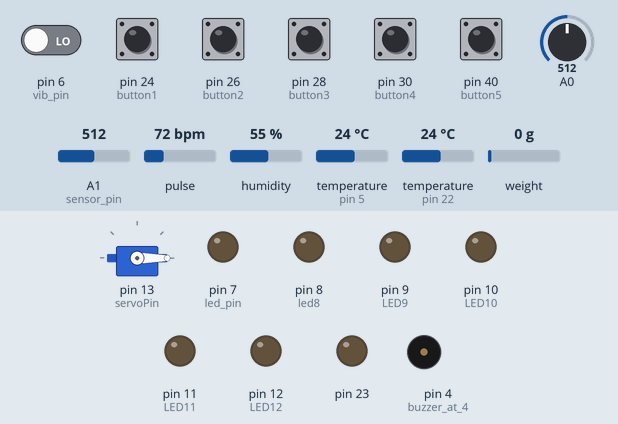
A sketch run on a simulated Arduino Mega 2560, built with avr-gcc and run on an emulated ATmega2560. Parts: servo, output pins drawn as LEDs (lit = HIGH), buzzer (waves = sounding, pin HIGH). Inputs (shaded band) come from the test bench; at power-on: pin 6 (vib_pin), pin 24 (button1), pin 26 (button2), pin 28 (button3), pin 30 (button4), pin 40 (button5) LOW, pulse 72 bpm, A1 (sensor_pin) = 512, temperature (sensors on pin 5, pin 22) 24 °C, A0 = 512, humidity 55 %, weight on the scale 0 g. What the sketch prints to the serial monitor is not drawn.

Above: at 2.2 s.
2.3 s: pulse set to 62 bpm
14.5 s: pulse set to 57 bpm
At 18.0 s:
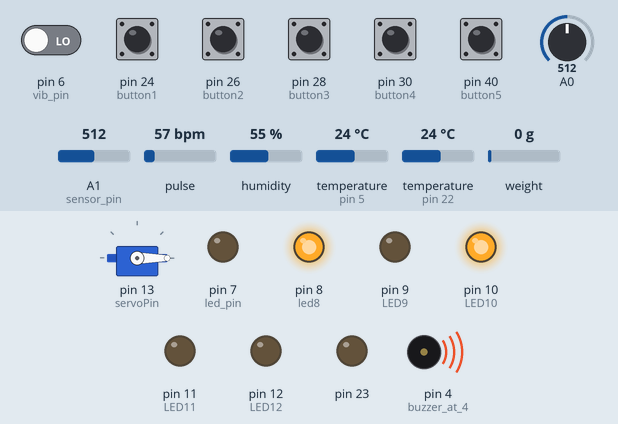
28.5 s: A1 (sensor_pin) set to 29
31.9 s: A1 (sensor_pin) set to 22
At 40.4 s:
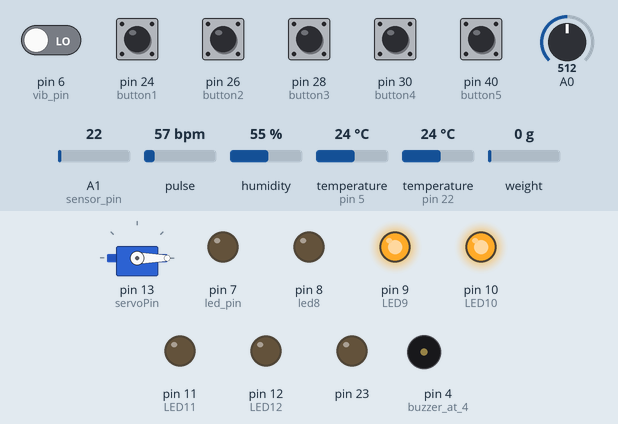
42.5 s: temperature (sensor on pin 5) set to 41 °C
At 50.2 s:
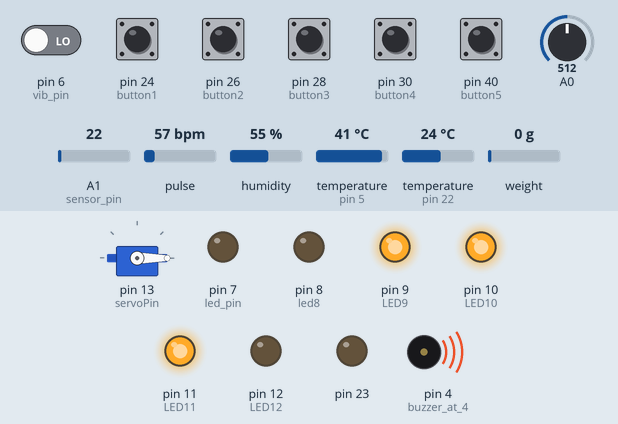
52.8 s: pin 6 (vib_pin) driven HIGH
At 56.7 s:
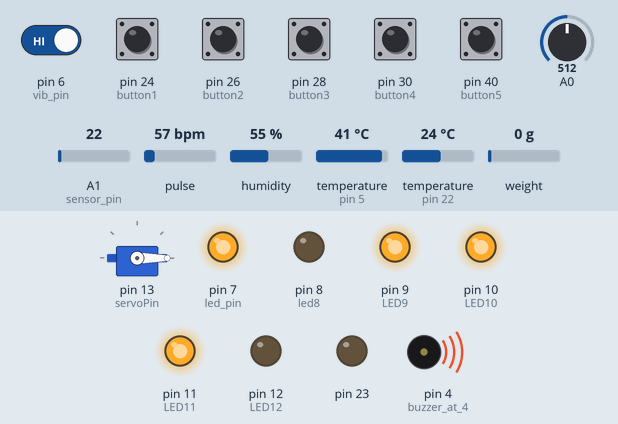
Timing chart, 0 to 60.8 s (numbered marks = the images above; inputs shaded):
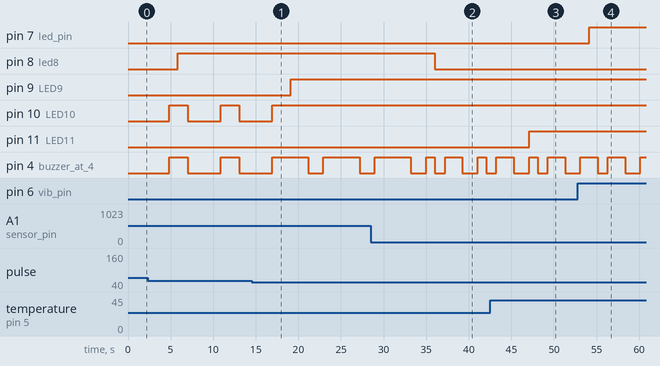

The sketch:

Health_monitoring_system123.ino
```cpp
#define USE_ARDUINO_INTERRUPTS true
#include <PulseSensorPlayground.h>
#include <dht.h>
#include <OneWire.h>
#include <DallasTemperature.h>
#include "HX711.h"
#define DEBUG_HX711
#include <Servo.h>
//  Variables
const int PulseWire = 0;       // pulse sensor pin A0
const int LED1 = 1;          //led pin red at 1
int Threshold = 550;           // Determine which Signal to "count as a beat" and which to ignore.
                               // Use the "Gettting Started Project" to fine-tune Threshold Value beyond default setting.
                               // Otherwise leave the default "550" value.
PulseSensorPlayground pulseSensor;  // Creates an instance of the PulseSensorPlayground object called "pulseSensor"
// atmospheric temperarture and humidity
#define outPin 22 // dht11 pin 22
dht DHT;
// MQ135
int sensorValue;    // Mq135 At A2
int digitalValue;     //  led for MQ 135 at 23
//Body temperature
#define ONE_WIRE_BUS 5      // ds18b20 at 5
OneWire oneWire(ONE_WIRE_BUS);
DallasTemperature sensors(&oneWire);
float Body_temp ;
const int LED11 = 11; // YELLOW LED FOR bODY TEMP
const int LED12 = 12; // RED LED FOR BODY TEMP
// body shivering
int vib_pin=6; //vibration sensor pin 6
int led_pin=7;  //vibration section led 7
// body moisture
const int sensor_pin = A1;  // Body moisture at A1

const int led8 = 8 ; //led for moisture sensor is at 8
// led for pulse sensor
const int LED9 = 9;   // yellow led
const int LED10 = 10;  // red led
// weight sensor
#define CALIBRATION_FACTOR 20780.0
// data pin and clock pin
byte pinData = 3;
byte pinClk = 2;
// define HX711
HX711 scale;
const int LED42 = 42; //Green
const int LED44 = 44;// yellow
const int LED46 = 46;// red
float glucoseW ;
//servo rotation for glucose
Servo myServo;
int servoPin = 13;

int button1 = 24;      //-180
int button2 = 26;      //-90
int button3 = 28;      //0
int button4 = 30;      //90
int button5 = 40;      //180


int button1State = 0;
int button2State = 0;
int button3State = 0;
int button4State = 0;
int button5State = 0;


int servoAngle = 0;

void setup() {
  Serial.begin(9600);
  pinMode(4, OUTPUT);// buzzer at 4
  // pulse sensor
  pinMode(LED9, OUTPUT);
  pinMode(LED10, OUTPUT);
  pulseSensor.analogInput(PulseWire);

  pulseSensor.setThreshold(Threshold);
  // Double-check the "pulseSensor" object was created and "began" seeing a signal.
   if (pulseSensor.begin()) {
    Serial.println("We created a pulseSensor Object !");  //This prints one time at Arduino power-up,  or on Arduino reset.
  }

  // MQ135
  pinMode(23, OUTPUT);

  // body shivering
  pinMode(vib_pin,INPUT);
  pinMode(led_pin,OUTPUT);
  // body moisture
  pinMode(led8, OUTPUT);
  // body temp
  pinMode(LED11, OUTPUT);
  pinMode(LED12, OUTPUT);
 // weight sensor
  #ifdef DEBUG_HX711
  // Initialize serial communication
  Serial.begin(9600);
  Serial.println("[HX7] Sensor start HX711");
  #endif

  //Initializing sensor
  scale.begin(pinData, pinClk);
  // apply the calibration value
  scale.set_scale(CALIBRATION_FACTOR);
  // Initialize the tare
  //Assuming there is no weight on the scale at start up, reset the scale to 0
  scale.tare();
  // servo motor for glucose
  myServo.attach(servoPin);
  myServo.write(-180);
  pinMode(button1, INPUT);
  pinMode(button2, INPUT);
  pinMode(button3, INPUT);
  pinMode(button4, INPUT);
  pinMode(button5, INPUT);


}


void loop() {

  // pulse sensor
  int myBPM = pulseSensor.getBeatsPerMinute();  // Calls function on our pulseSensor object that returns BPM as an "int".
                                                // "myBPM" hold this BPM value now.
  if (pulseSensor.sawStartOfBeat()) {            // Constantly test to see if "a beat happened".

   Serial.println("♥  A HeartBeat Happened ! "); // If test is "true", print a message "a heartbeat happened".
   Serial.print("BPM: ");                        // Print phrase "BPM: "
   Serial.println(myBPM);                        // Print the value inside of myBPM.
   if (myBPM < 60){
     digitalWrite(LED9, HIGH);
     digitalWrite(4, HIGH);
    }
   else if(myBPM > 100){
     digitalWrite(LED10, HIGH);
     digitalWrite(4, HIGH);
   }
   else{
     digitalWrite(LED9, LOW);
     digitalWrite(LED10, LOW);
     digitalWrite(4, LOW);
    }
  }
  delay(1000);                    // considered best practice in a simple sketch.
  // Dht 11
  int readData = DHT.read11(outPin);

	float t = DHT.temperature;        // Read temperature
	float h = DHT.humidity;           // Read humidity

	Serial.print("Surrounding Temperature = ");
	Serial.print(t);
	Serial.print("°C | ");
	Serial.print((t*9.0)/5.0+32.0);        // Convert celsius to fahrenheit
	Serial.println("°F ");
	Serial.print(" Surrounding Humidity = ");
	Serial.print(h);
	Serial.println("% ");
	Serial.println("");

	delay(1000);
   //MQ135
  sensorValue = analogRead(0); // read analog input pin 0

  if (sensorValue > 350)
  {
    digitalWrite(3, HIGH);
    digitalWrite(4, HIGH);
  }
  else
    digitalWrite(3, LOW);
    digitalWrite(4, LOW);
  Serial.println(sensorValue, DEC); // prints the value read
  Serial.println(digitalValue, DEC);
  delay(1000);
  // Ds18b20
  sensors.requestTemperatures();

  //print the temperature in Celsius
  Serial.print("Body Temperature: ");

  Serial.print(sensors.getTempCByIndex(0));
  Serial.print((char)176);//shows degrees character
  Serial.print("C  |  ");

  //print the temperature in Fahrenheit
  Body_temp = (sensors.getTempCByIndex(0) * 9.0) / 5.0 + 32.0;
  Serial.print((sensors.getTempCByIndex(0) * 9.0) / 5.0 + 32.0);
  Serial.print((char)176);//shows degrees character
  Serial.println("F");
  if(Body_temp < 97){
    digitalWrite(LED10, HIGH);
    digitalWrite(4, HIGH);
  }
  else if(Body_temp > 99.5){
    digitalWrite(LED11, HIGH);
    digitalWrite(4, HIGH);
  }
  else{
    digitalWrite(LED10, LOW);
    digitalWrite(LED11, LOW);
    digitalWrite(4, LOW);
  }
  delay(1000);
  // body shivering
  int val;
  val=digitalRead(vib_pin);
  if(val==1)
  {
    digitalWrite(led_pin,HIGH);
    digitalWrite(4, HIGH);
    delay(1000);

  }
  else{
  digitalWrite(led_pin,LOW);
  digitalWrite(4, LOW);
  }
  // moisture sensor

  float moisture_percentage;
  int sensor_analog;
  sensor_analog = analogRead(sensor_pin);
  moisture_percentage = ( 100 - ( (sensor_analog/1023.00) * 100 ) );
  Serial.print("Moisture Percentage = ");
  Serial.print(moisture_percentage);
  Serial.print("%\n\n");
  if(sensor_analog > 25){
    digitalWrite(led8,HIGH);
    digitalWrite(4,HIGH);
  }
  else{
    digitalWrite(led8,LOW);
    digitalWrite(4,LOW);
  }
  delay(1000);
  //glucose sensor
  #ifdef DEBUG_HX711
  Serial.print("[HX7] Reading: ");
  Serial.print(scale.get_units(), 2);
  Serial.print(" Kgs");
  Serial.println();
  #endif

  glucoseW = (scale.get_units(), 2);
  if (0.45<= glucoseW <0.55){
    if(glucoseW > 0.3){
      digitalWrite(LED42, HIGH);
    }
    else if (0.1 < glucoseW <= 0.3){
      digitalWrite(LED44, HIGH);
    }
    else if(glucoseW <= 0.07){
     digitalWrite(LED44, HIGH);
     digitalWrite(4, HIGH);
     myServo.write(-180);
    }
    else{
      digitalWrite(LED44, LOW);
      digitalWrite(LED44, LOW);
      digitalWrite(LED44, LOW);
      digitalWrite(4, LOW);
    }
  }
  else if (0.23 <= glucoseW < 0.29){
    if(glucoseW > 0.15){
      digitalWrite(LED42, HIGH);
    }
    else if (0.04 < glucoseW <= 0.15){
     digitalWrite(LED44, HIGH);
    }
    else if(glucoseW <= 0.04){
      digitalWrite(LED44, HIGH);
      digitalWrite(4, HIGH);
      myServo.write(-180);
    }
    else{
      digitalWrite(LED44, LOW);
      digitalWrite(LED44, LOW);
      digitalWrite(LED44, LOW);
      digitalWrite(4, LOW);
    }
  }
  else{}

  // servo motor for glucose
  button1State = digitalRead(button1);
  button2State = digitalRead(button2);
  button3State = digitalRead(button3);
  button4State = digitalRead(button4);
  button5State = digitalRead(button5);


  if (button1State == HIGH) {
    servoAngle = -180;
    myServo.write(servoAngle);
    delay(50);
  }

  if (button2State == HIGH) {
    servoAngle = -90;
    myServo.write(servoAngle);
    delay(50);
  }

  if (button3State == HIGH) {
    servoAngle = 0;
    myServo.write(servoAngle);
    delay(50);
  }

  if (button4State == HIGH) {
    servoAngle = 90;
    myServo.write(servoAngle);
    delay(50);
  }

  if (button5State == HIGH) {
    servoAngle = 180;
    myServo.write(servoAngle);
    delay(50);
  }
}
```

Measured:
- the behaviour switches between 60 and 59 bpm on pulse (found by bisection; images 0 and 1)
- the behaviour switches between 26 and 25 on A1 (sensor_pin) (found by bisection; images 1 and 2)
- after the input at 14.5 s, pin 9 (LED9): LOW → HIGH after 4.6 s; pin 10 (LED10): goes on until 16.9 s, then stays HIGH
- after the input at 31.9 s, pin 8 (led8): HIGH → LOW after 4.1 s
- after the input at 42.5 s, pin 11 (LED11): LOW → HIGH after 4.6 s
- after the input at 52.8 s, pin 7 (led_pin): LOW → HIGH after 1.3 s
- by itself, pin 10 (LED10): alternates HIGH for 2.2 s and LOW for 3.8 s
- by itself, pin 4 (buzzer_at_4): alternates HIGH for 4.2 s and LOW for 1.8 s
